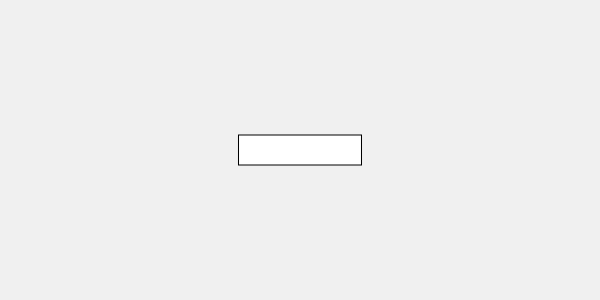
Frame 1 (no input)
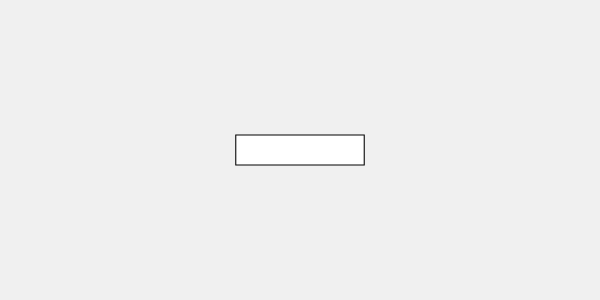
Frame 60 (no input)
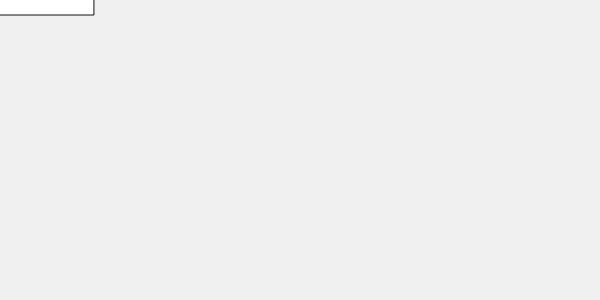
Frame 120 (the mouse pressed at the canvas centre since frame 60)

The p5.js sketch that drew these frames (run headless with seeded random() and noise() and a simulated clock; from frame 60 on, the mouse is pressed at the canvas centre):

// p5.js sketch
// ── sketch.js
let s = 1;
let x=0;
let y=0;
let c=0;
let sx=1
let sy=1
function setup() {
  createCanvas(600, 300);
  rectMode(CENTER);
}

function draw() {
  background(240);
  let ang = frameCount * 0.03
  let O = map(mouseX,0,width,0,TWO_PI)

  sx=1 + 0.5 * sin(frameCount*0.05)
  sx=1 + 0.5 * sin(frameCount*0.05)
  translate(width/2,height/2)  
  push()
  scale(sx,sy)
  rotate(O)
  
  rect(x,y,120,30)
  pop()
  
}

function mousePressed(){
  x=mouseX
  y=mouseY
}
